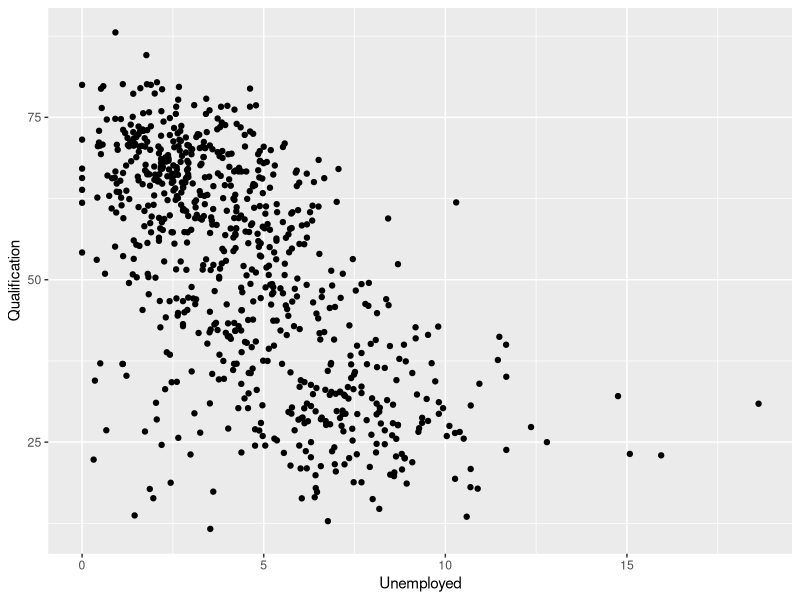
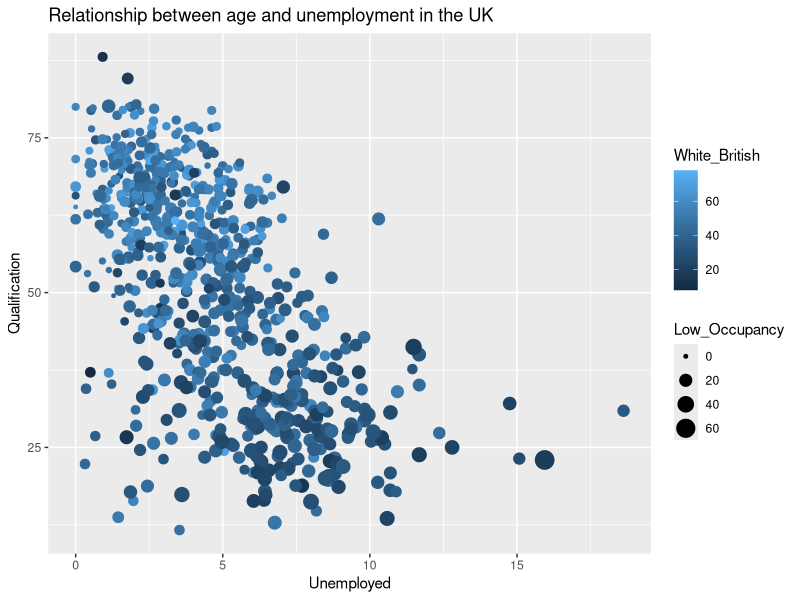

Write the R code that produced these figures, in order.
###########################
####Homework lecture 05####
###########################
library(ggplot2)

#set Working Directory
setwd("C:\\02_Studium\\02_Master\\01_Semester 1\\MB2_Introduction to Programming and Geostatistics_Wegmann\\MB2_R\\lecture_05")

#loading data
Census.Data <- read.csv("practical_data.csv")
names(Census.Data)

#scatter plot with ggplot2
p <- ggplot(Census.Data, aes(Unemployed, Qualification))
p + geom_point()
#scatter plot with good visualization
p <- ggplot(Census.Data, aes(Unemployed, Qualification))
p + geom_point(aes(colour = White_British, size = Low_Occupancy))+
  labs(title="Relationship between age and unemployment in the UK")